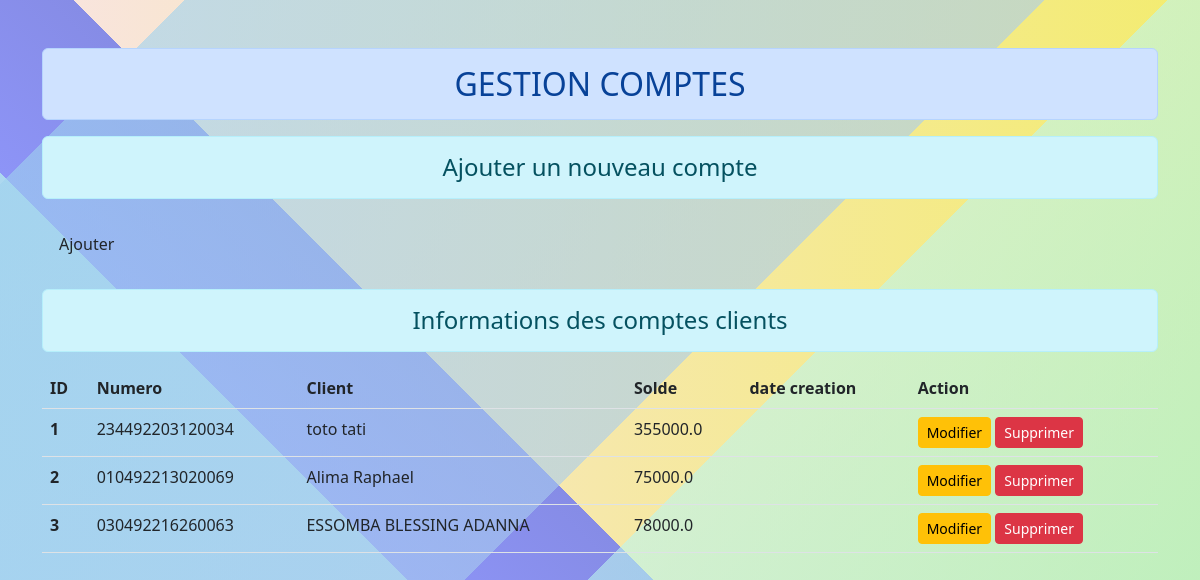
The page /compte/ on the database as committed earlier.
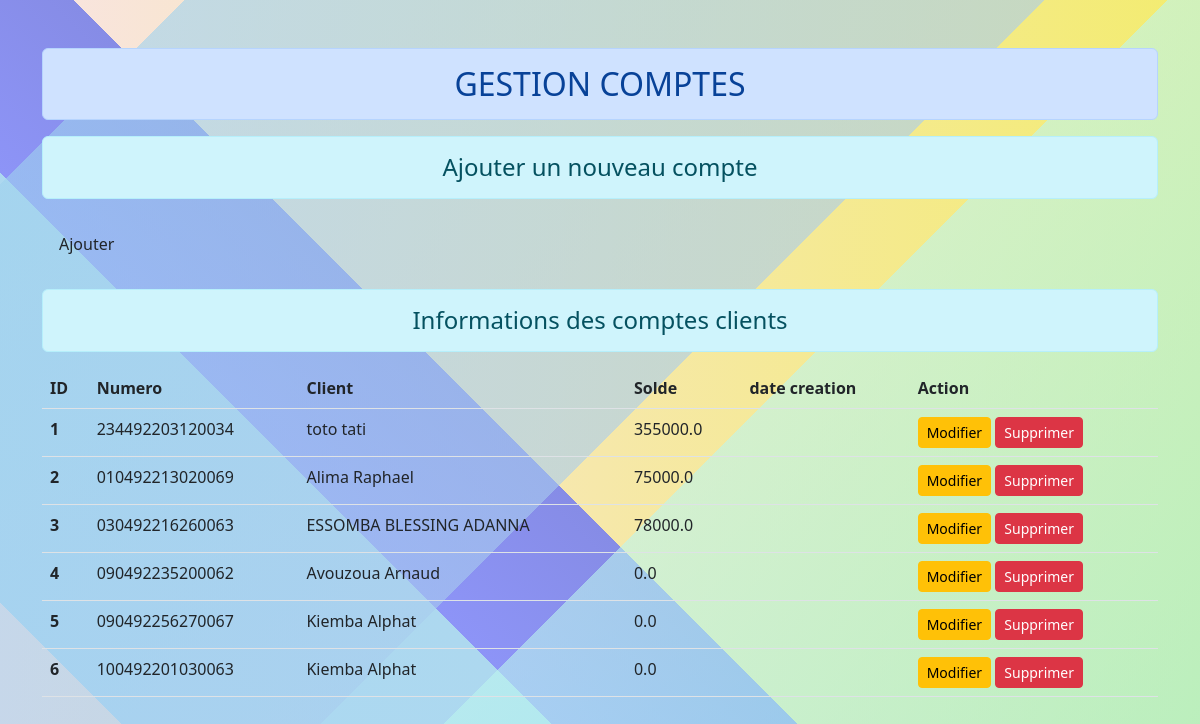
The same page on the database as committed later.
### moneysys/models.py (models this page shows, shortened)
class Compte(models.Model):
    client = models.OneToOneField(Client,null=True, on_delete=models.SET_NULL)
    numero = models.CharField(max_length=100)
    solde = models.FloatField(default=0,verbose_name=u"Solde initial du compte")
    is_active = models.BooleanField(default=True)
    created_at = models.DateTimeField(auto_now_add=True)
    updated_at = models.DateTimeField(auto_now=True)

class Client(models.Model):
    nom = models.CharField(max_length=70)
    prenom = models.CharField(max_length=70)
    telephone = models.IntegerField(max_length=70)
    adresse = models.CharField(max_length=200)
    dtn=models.DateField(blank=True)
    lieu = models.CharField(max_length=200,blank=True, null=True)
    photo = models.ImageField(null=True, blank=True, upload_to="photos/")
    created_at = models.DateTimeField(auto_now_add=True,blank=True)
    updated_at = models.DateTimeField(auto_now=True,blank=True)
    agence = models.ForeignKey(Agence, null=True, on_delete=models.SET_NULL)
    user = models.ForeignKey(User, null=True, on_delete=models.SET_NULL)
    def __str__(self) -> str:
        return "{} {}".format(self.nom,self.prenom)

### moneysys/views.py (the view)
# urls.py: path('compte/', views.traiter_compte, name = "edite"),
def traiter_compte(request):
    if request.method == 'POST':
        fm = CompteGestion(request.POST)
        if fm.is_valid():
            num = fm.cleaned_data['numero de compte']
            cli = fm.cleaned_data['client']
            solde = fm.cleaned_data['solde']
            jr = fm.cleaned_data['date ouverture']
            cpt = Compte(numero_de_compte = num, client = cli, solde =solde , date_ouverture = jr)
            cpt.save()
            fm = CompteGestion()
    else:
        fm = CompteGestion()
    compt = Compte.objects.all()
    return render(request, 'Comptes/edite.html',{'form':fm, 'cpt':compt})

### moneysys/forms.py
class CompteGestion(forms.ModelForm):
    class Meta:
        model = Compte
        fields = ['numero', 'client', 'solde']
        widgets = {
            'numero': forms.TextInput(attrs={'class': 'form-control'}),
            'client': forms.Select(attrs={'class': 'form-control'}),
            'solde': forms.FloatField(),
        }

### moneysys/templates/Comptes/edite.html (shortened to what this page needs)
{% extends 'Comptes/compte.html' %}
{% block content %}
<div class="row">
    <div class="col-sn-4">
        <h4 class="text-center alert alert alert-info">Ajouter un nouveau compte </h4>
            <form action="" method="POST">
                <input type="submit" class="alert btn btn-success" value="Ajouter">
            </form>
        </div>
        <div class="col-sm-20">
            <h4 class="text-center alert alert alert-info ">Informations des comptes clients</h4>
            {% if cpt %}
            <table class="table table-hover">
                <thead>
                  <tr>
                    <th scope="col">ID</th>
                    <th scope="col">Numero</th>
                    <th scope="col">Client</th>
                    <th scope="col">Solde </th>
                    <th scope="col">date creation</th>
                    <th scope="col">Action</th>
                  </tr>
                </thead>
                <tbody>
                    {% for st in cpt %}
                  <tr>
                    <th scope="row">{{st.id}}</th>
                    <td>{{st.numero}}</td>
                    <td>{{st.client}}</td>
                    <td>{{st.solde}}</td>
                    <td>{{st.jour}}</td>
                    <td>
                        <a href="a" class="btn btn-warning btn-sm">Modifier</a>
                        <a href="a" class="btn btn-danger btn-sm">Supprimer</a>
                    </td>
                  </tr>
                  {% endfor %}
                </tbody>
              </table>
            {% else %}
            <h4 class="text-center alert alert-warning">Pas de compte client</h4>
            {% endif %}
        </div>
    </div>
    {% endblock content %}

### moneysys/templates/Comptes/compte.html (shortened to what this page needs)
<!DOCTYPE html>
{% load static %}
<html lang="en">
<head>
    <link rel="stylesheet" href=" {% static 'assets/css/bootstrap.css' %}">
    <link rel="stylesheet" href=" {% static 'assets/css/stylecompte.css' %}">
</head>
<body>
    <div class="container mt-5">
        <h2 class="text-center alert alert-primary">GESTION COMPTES</h2>
        {% block content%}  {% endblock content%}
    </div>
</body>
</html>

### moneysys/static/assets/css/stylecompte.css (style rules this page uses)
body { height: 100vh; background-image: linear-gradient(135deg, transparent 0%, transparent 9%,rgba(159, 210, 238, 0.6) 9%, rgba(168, 204, 238, 0.6) 51%,transparent 51%, transparent 57%,rgba(188, 245, 238, 0.6) 57%, rgba(144, 240, 241, 0.6) 100%),linear-gradient(45deg, transparent 0%, transparent 12%,rgb(171, 217, 242) 12%, rgb(173, 216, 239) 33%,rgb(141, 148, 247) 33%, rgb(134, 140, 230) 45%,transparent 45%, transparent 100%),linear-gradient(90deg, rgb(249, 228, 228),rgb(243, 236, 111)); }

Rows that differ between the two databases and show on the page:
added Compte: id "4", numero "090492235200062", client "Avouzoua Arnaud", solde "0.0"
added Compte: id "5", numero "090492256270067", client "Kiemba Alphat", solde "0.0"
added Compte: id "6", numero "100492201030063", client "Kiemba Alphat", solde "0.0"
